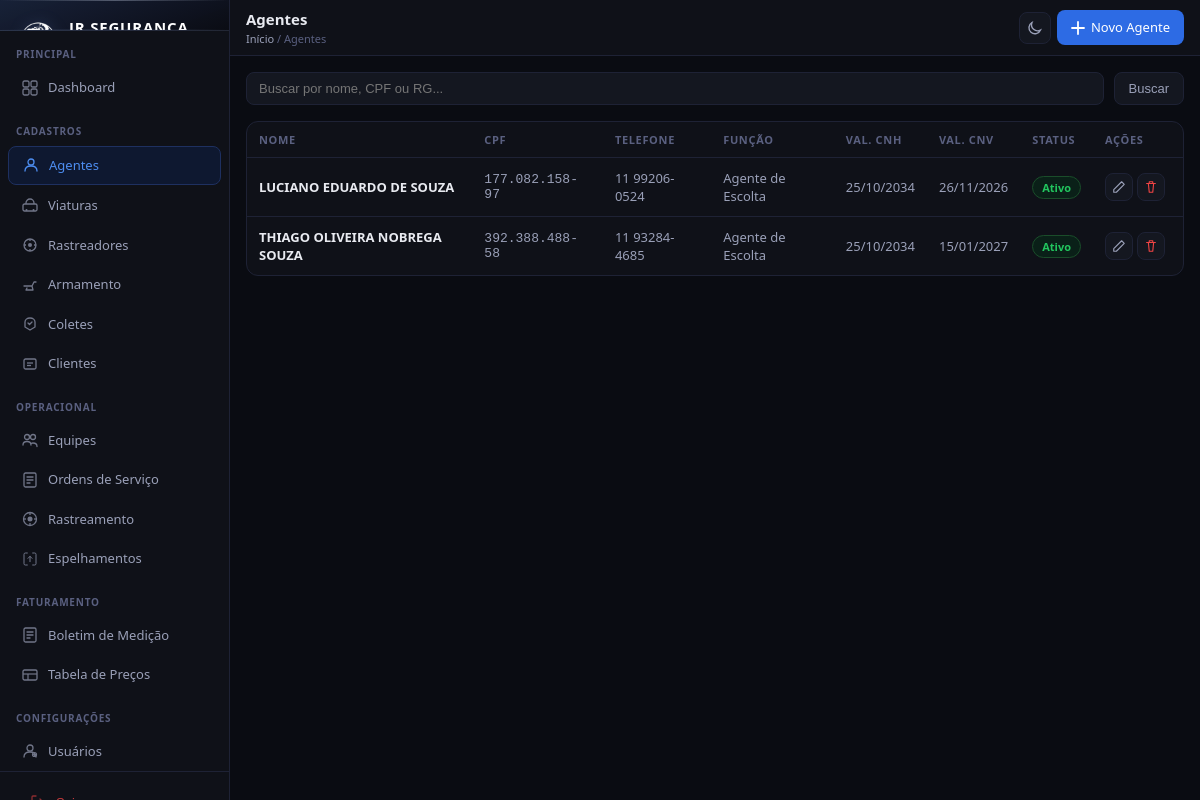
Page /agentes/ (signed in) on the committed database.
### cadastros/models.py (models this page shows, shortened)
class Agente(models.Model):
    STATUS_CHOICES = [
        ('ativo', 'Ativo'),
        ('afastado', 'Afastado'),
        ('inativo', 'Inativo'),
    ]
    FUNCAO_CHOICES = [
        ('agente_escolta', 'Agente de Escolta'),
        ('motorista_escolta', 'Motorista Escolta'),
        ('supervisor', 'Supervisor'),
        ('coordenador', 'Coordenador'),
    ]
    foto = models.ImageField(upload_to='agentes/', blank=True, null=True)
    nome = models.CharField(max_length=200, verbose_name='Nome completo')
    cpf = models.CharField(max_length=14, unique=True, verbose_name='CPF')
    rg = models.CharField(max_length=20, verbose_name='RG')
    telefone = models.CharField(max_length=20, verbose_name='Telefone / Contato')
    data_nascimento = models.DateField(blank=True, null=True, verbose_name='Data de nascimento')
    cnh = models.CharField(max_length=20, blank=True, verbose_name='CNH')
    cnh_validade = models.DateField(blank=True, null=True, verbose_name='Val. CNH')
    cnh_categoria = models.CharField(max_length=5, blank=True, default='B', verbose_name='Categoria CNH')
    cnv = models.CharField(max_length=20, blank=True, verbose_name='CNV')
    cnv_validade = models.DateField(blank=True, null=True, verbose_name='Val. CNV')
    funcao = models.CharField(max_length=30, choices=FUNCAO_CHOICES, default='agente_escolta', verbose_name='Funcao')
    status = models.CharField(max_length=15, choices=STATUS_CHOICES, default='ativo', verbose_name='Status')
    observacoes = models.TextField(blank=True, verbose_name='Observacoes')
    criado_em = models.DateTimeField(auto_now_add=True)
    atualizado_em = models.DateTimeField(auto_now=True)
    class Meta:
        verbose_name = 'Agente'
        verbose_name_plural = 'Agentes'
        ordering = ['nome']

### cadastros/views.py (the view)
# urls.py: path('agentes/', views.agente_list, name='agente_list'),
@login_required
def agente_list(request):
    q = request.GET.get('q', '')
    agentes = Agente.objects.all()
    if q:
        agentes = agentes.filter(Q(nome__icontains=q) | Q(cpf__icontains=q) | Q(rg__icontains=q))
    return render(request, 'cadastros/agente_list.html', {'agentes': agentes, 'q': q})

### cadastros/templates/cadastros/agente_list.html (shortened to what this page needs)
﻿{% extends 'cadastros/base.html' %}
{% block page_title %}Agentes{% endblock %}
{% block breadcrumb %}<a href="{% url 'dashboard' %}">Início</a> / Agentes{% endblock %}
{% block topbar_actions %}<a href="{% url 'agente_create' %}" class="btn btn-primary"><svg width="14" height="14" fill="none" viewBox="0 0 14 14"><path d="M7 1v12M1 7h12" stroke="currentColor" stroke-width="1.8" stroke-linecap="round"/></svg> Novo Agente</a>{% endblock %}
{% block content %}
<div class="search-bar">
  <form method="get" style="display:flex;gap:10px;flex:1">
    <input type="text" name="q" value="{{ q }}" placeholder="Buscar por nome, CPF ou RG...">
    <button type="submit" class="btn btn-secondary">Buscar</button>
  </form>
</div>
<div class="card" style="padding:0">
  <div class="table-wrap">
    <table>
      <thead>
        <tr>
          <th>Nome</th><th>CPF</th><th>Telefone</th><th>Função</th>
          <th>Val. CNH</th><th>Val. CNV</th><th>Status</th><th style="width:90px">Ações</th>
        </tr>
      </thead>
      <tbody>
        {% for a in agentes %}
        <tr>
          <td><strong style="color:var(--text)">{{ a.nome }}</strong></td>
          <td style="color:var(--text2);font-family:monospace">{{ a.cpf }}</td>
          <td style="color:var(--text2)">{{ a.telefone }}</td>
          <td style="color:var(--text2)">{{ a.get_funcao_display }}</td>
          <td style="color:var(--text2)">{{ a.cnh_validade|date:"d/m/Y"|default:"—" }}</td>
          <td style="color:var(--text2)">{{ a.cnv_validade|date:"d/m/Y"|default:"—" }}</td>
          <td>
            {% if a.status == 'ativo' %}<span class="badge badge-green">Ativo</span>
            {% elif a.status == 'afastado' %}<span class="badge badge-amber">Afastado</span>
            {% else %}<span class="badge badge-gray">Inativo</span>{% endif %}
          </td>
          <td>
            <div style="display:flex;gap:4px">
              <a href="{% url 'agente_edit' a.pk %}" class="btn-icon" title="Editar">
                <svg width="14" height="14" fill="none" viewBox="0 0 16 16"><path d="M11 2l3 3L5 14H2v-3L11 2z" stroke="currentColor" stroke-width="1.3" stroke-linejoin="round"/></svg>
              </a>
              <a href="{% url 'agente_delete' a.pk %}" class="btn-icon" title="Excluir" style="color:var(--red)">
                <svg width="14" height="14" fill="none" viewBox="0 0 16 16"><path d="M3 4h10M6 4V2h4v2M5 4l1 10h4l1-10" stroke="currentColor" stroke-width="1.3" stroke-linecap="round" stroke-linejoin="round"/></svg>
              </a>
            </div>
          </td>
        </tr>
        {% empty %}
        <tr><td colspan="8" style="text-align:center;color:var(--text3);padding:32px">Nenhum agente encontrado.</td></tr>
        {% endfor %}
      </tbody>
    </table>
  </div>
</div>
{% endblock %}

### cadastros/templates/cadastros/base.html (style rules this page uses)
* { box-sizing:border-box;margin:0;padding:0 }
:root { --bg:#0a0c12;--bg2:#0f1118;--bg3:#141720;--bg4:#1a1e2a; --border:#1e2235;--border2:#28304a; --text:#e8eaf0;--text2:#9aa0b8;--text3:#5a6080; --blue:#2d6be4;--blue2:#1a4db8;--blue-light:#4d8df0; --blue-bg:#0e1830;--blue-border:#1e3060; --green:#22c55e;--green-bg:#0a2018; --red:#ef4444;--red-bg:#1e0a0a; --amber:#f59e0b;--amber-bg:#1e1508; --gray:#64748b; --silver:#a8b0c0;--silver2:#c8d0dc; --gold:#b8960a; --radius:8px;--radius-lg:12px; --sidebar-w:230px; --topbar-h:56px; }
body { font-family:'Segoe UI',system-ui,sans-serif;background:var(--bg);color:var(--text);font-size:14px;line-height:1.5;display:flex;min-height:100vh }
.topbar-left .breadcrumb a { color:var(--text2);text-decoration:none }
.btn { display:inline-flex;align-items:center;gap:6px;padding:8px 14px;border-radius:var(--radius);font-size:13px;font-weight:500;cursor:pointer;border:none;text-decoration:none;transition:all .15s;white-space:nowrap }
.btn-primary { background:var(--blue);color:#fff }
.btn-secondary { background:var(--bg3);color:var(--text2);border:1px solid var(--border) }
.btn-icon { padding:6px;border-radius:var(--radius);background:var(--bg3);border:1px solid var(--border);color:var(--text2);cursor:pointer;display:inline-flex;align-items:center;transition:all .15s }
.card { background:var(--bg2);border:1px solid var(--border);border-radius:var(--radius-lg);padding:16px }
.table-wrap { overflow-x:auto;-webkit-overflow-scrolling:touch }
table { width:100%;border-collapse:collapse;min-width:500px }
th { text-align:left;padding:10px 12px;font-size:11px;font-weight:600;color:var(--text3);text-transform:uppercase;letter-spacing:.06em;border-bottom:1px solid var(--border);white-space:nowrap }
td { padding:11px 12px;font-size:13px;border-bottom:1px solid var(--border);vertical-align:middle }
tr:last-child td { border-bottom:none }
.badge { display:inline-flex;align-items:center;padding:3px 9px;border-radius:999px;font-size:11px;font-weight:600;white-space:nowrap }
.badge-green { background:var(--green-bg);color:var(--green);border:1px solid #1a4d2a }
.search-bar { display:flex;gap:8px;margin-bottom:16px;align-items:center;flex-wrap:wrap }
.search-bar form { display:flex;gap:8px;flex:1;min-width:0 }
.search-bar input { background:var(--bg3);border:1px solid var(--border);border-radius:var(--radius);padding:8px 12px;color:var(--text);font-size:13px;outline:none;flex:1;min-width:0 }

### rows in the picture
Agente: nome "LUCIANO EDUARDO DE SOUZA", cpf "177.082.158-97", telefone "11 99206-0524", funcao "Agente de Escolta", cnh_validade "25/10/2034", cnv_validade "26/11/2026", status "Ativo"
Agente: nome "THIAGO OLIVEIRA NOBREGA SOUZA", cpf "392.388.488-58", telefone "11 93284-4685", funcao "Agente de Escolta", cnh_validade "25/10/2034", cnv_validade "15/01/2027", status "Ativo"
